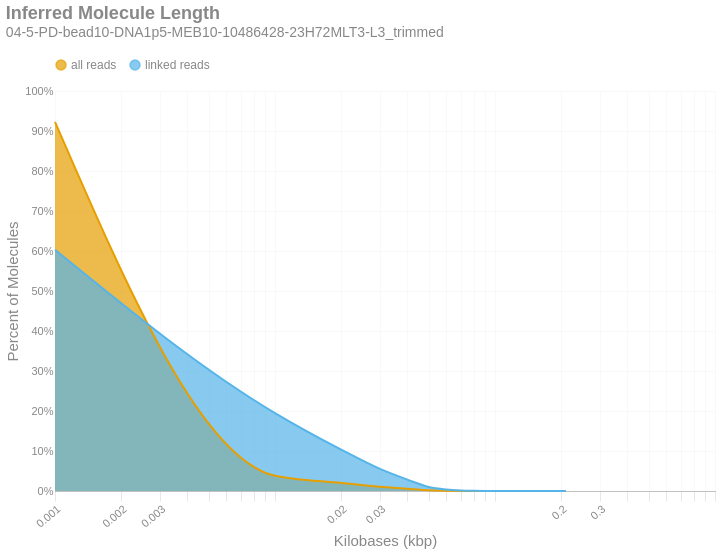

Here is the notebook cell this chart was saved with:
### Markdown cell above
### Inferred Molecule Length
This is the frequency distribution of molecule lengths inferred from the first and last alignment positions along a contig for all alignments associated with a single linked-read barcode on a given contig.There are two distributions: one with `all` the alignments (yellow) and another with only `linked reads` (blue). The percent of molecules in the `linked reads` distribution is relative to the total number of linked molecules.

### Code cell
if SKIPLR:
    print_html(f"Skipped")
else:
    binned_df = consolidated_hist(valids['length_inferred']/1000, mask, 10, True)
    binned_df['bin'] = binned_df['bin'].cat.rename_categories({'0': '1'})
    with SafeRender(binned_df):
        (
            density_plot(binned_df, 'Inferred Molecule Length', samplename, 'inferredlen')
            .transform_calculate(bin_kb='datum.bin / 1000')
            .encode(
                x=alt.X('bin_kb:Q', title="Kilobases (kbp)").scale(type='log').axis(labelAngle=-40),
                y=alt.Y('value:Q', title='Percent of Molecules')
                    .axis(format='%')
                    .stack(False),
                color=alt.Color("key:N").scale(domain = ["all reads", "linked reads"]),
                tooltip = [
                    alt.Tooltip("key:N", title = "Data Type"),
                    alt.Tooltip("range_label:N", title="Kilobases"),
                    alt.Tooltip("value:Q", format = ".2%", title="% Molecules")
                ]
            )
        ).display()

### Figure 1 — Vega-Lite specification as saved in the notebook (floating-point values rounded to 4 significant figures)
{"width": "container", "height": 400, "config": {"title": {"anchor": "start", "dy": -15, "fontSize": 18, "color": "#888888", "subtitleColor": "#888888", "subtitleFontSize": 14}, "arc": {"fill": "#0072B2"}, "axis": {"domainColor": "#888888", "domainWidth": 0.5, "gridWidth": 0.2, "grid": false, "titleFontWeight": 400, "titleFontSize": 15, "labelFontSize": 11, "labelColor": "#888888", "tickColor": "#888888", "tickWidth": 0.2, "titleColor": "#888888"}, "axisBand": {"grid": false}, "axisX": {"grid": true, "tickSize": 10, "domainCap": "round"}, "axisY": {"domain": false, "grid": true, "tickSize": 0, "domainCap": "round"}, "background": "transparent", "header": {"labelFontSize": 15, "labelColor": "#888888", "titleFontSize": 15, "titleFontWeight": 600, "titleColor": "#888888"}, "legend": {"labelFont": "sans-serif", "labelFontSize": 12, "labelColor": "#888888", "symbolSize": 100, "symbolType": "circle", "titleFontSize": 12, "titlePadding": 10, "titleColor": "#888888", "title": null, "orient": "top"}, "range": {"category": ["#E69F00", "#56B4E9", "#009E73", "#F0E442", "#0072B2", "#D55E00", "#CC79A7", "#000000"], "diverging": ["#cfe8f3", "#a2d4ec", "#73bfe2", "#46abdb", "#1696d2", "#12719e"]}, "area": {"fill": "#0072B2", "fillOpacity": 0.7, "line": true, "strokeOpacity": 0.7}, "line": {"color": "#0072B2", "stroke": "#0072B2", "strokeWidth": 2}, "trail": {"color": "#0072B2", "stroke": "#0072B2", "strokeWidth": 0, "size": 1}, "point": {"filled": true}, "text": {"color": "#888888", "fontSize": 11, "align": "right", "fontWeight": 400, "size": 11}, "bar": {"fill": "#0072B2", "stroke": null}, "view": {"stroke": null, "continuousWidth": 660, "continuousHeight": 400}}, "data": {"name": "data-8d4b8b88aa1902f14c6c831b79050bdc"}, "mark": {"type": "area", "interpolate": "monotone"}, "encoding": {"color": {"field": "key", "scale": {"domain": ["all reads", "linked reads"]}, "type": "nominal"}, "tooltip": [{"field": "key", "title": "Data Type", "type": "nominal"}, {"field": "range_label", "title": "Kilobases", "type": "nominal"}, {"field": "value", "format": ".2%", "title": "% Molecules", "type": "quantitative"}], "x": {"axis": {"labelAngle": -40}, "field": "bin_kb", "scale": {"type": "log"}, "title": "Kilobases (kbp)", "type": "quantitative"}, "y": {"axis": {"format": "%"}, "field": "value", "stack": false, "title": "Percent of Molecules", "type": "quantitative"}}, "params": [{"name": "param_c36ac31b6afebe62", "select": {"type": "point", "fields": ["key"]}, "bind": "legend"}], "title": {"text": "Inferred Molecule Length", "subtitle": "04-5-PD-bead10-DNA1p5-MEB10-10486428-23H72MLT3-L3_trimmed"}, "transform": [{"fold": ["all reads", "linked reads"]}, {"filter": {"param": "param_c36ac31b6afebe62"}}, {"calculate": "datum.bin / 1000", "as": "bin_kb"}], "usermeta": {"embedOptions": {"downloadFileName": "04-5-PD-bead10-DNA1p5-MEB10-10486428-23H72MLT3-L3_trimmed.inferredlen"}}, "$schema": "https://vega.github.io/schema/vega-lite/v6.4.1.json", "datasets": {"data-8d4b8b88aa1902f14c6c831b79050bdc": [{"bin": "1", "interval": "0-10", "all reads": 0.9227, "linked reads": 0.603, "range_label": "0-9"}, {"bin": "10", "interval": "10-20", "all reads": 0.03809, "linked reads": 0.1947, "range_label": "10-19"}, {"bin": "20", "interval": "20-30", "all reads": 0.02008, "linked reads": 0.1034, "range_label": "20-29"}, {"bin": "30", "interval": "30-40", "all reads": 0.01071, "linked reads": 0.0552, "range_label": "30-39"}, {"bin": "40", "interval": "40-50", "all reads": 0.005506, "linked reads": 0.02836, "range_label": "40-49"}, {"bin": "50", "interval": "50-60", "all reads": 0.001876, "linked reads": 0.009861, "range_label": "50-59"}, {"bin": "60", "interval": "60-70", "all reads": 0.0006854, "linked reads": 0.003607, "range_label": "60-69"}, {"bin": "70", "interval": "70-80", "all reads": 0.0002376, "linked reads": 0.001249, "range_label": "70-79"}, {"bin": "80", "interval": "80-90", "all reads": 7.662e-05, "linked reads": 0.0004014, "range_label": "80-89"}, {"bin": "90", "interval": "90-100", "all reads": 2.336e-05, "linked reads": 0.0001205, "range_label": "90-99"}, {"bin": "100", "interval": "100-110", "all reads": 8.978e-06, "linked reads": 4.705e-05, "range_label": "100-109"}, {"bin": "110", "interval": "110-120", "all reads": 2.16e-06, "linked reads": 1.069e-05, "range_label": "110-119"}, {"bin": "120", "interval": "120-130", "all reads": 8.1e-07, "linked reads": 4.277e-06, "range_label": "120-129"}, {"bin": "130", "interval": "130-140", "all reads": 3.375e-07, "linked reads": 1.782e-06, "range_label": "130-139"}, {"bin": "140", "interval": "140-150", "all reads": 2.7e-07, "linked reads": 1.426e-06, "range_label": "140-149"}, {"bin": "150", "interval": "150-160", "all reads": 2.025e-07, "linked reads": 1.069e-06, "range_label": "150-159"}, {"bin": "160", "interval": "160-170", "all reads": 0.0, "linked reads": 0.0, "range_label": "160-169"}, {"bin": "170", "interval": "170-180", "all reads": 6.75e-08, "linked reads": 3.564e-07, "range_label": "170-179"}, {"bin": "180", "interval": "180-190", "all reads": 0.0, "linked reads": 0.0, "range_label": "180-189"}, {"bin": "190", "interval": "190-200", "all reads": 1.35e-07, "linked reads": 7.129e-07, "range_label": "190-199"}, {"bin": "200", "interval": "200-210", "all reads": 0.0, "linked reads": 0.0, "range_label": "200-209"}, {"bin": "210", "interval": "210-220", "all reads": 0.0, "linked reads": 0.0, "range_label": "210-219"}]}}
